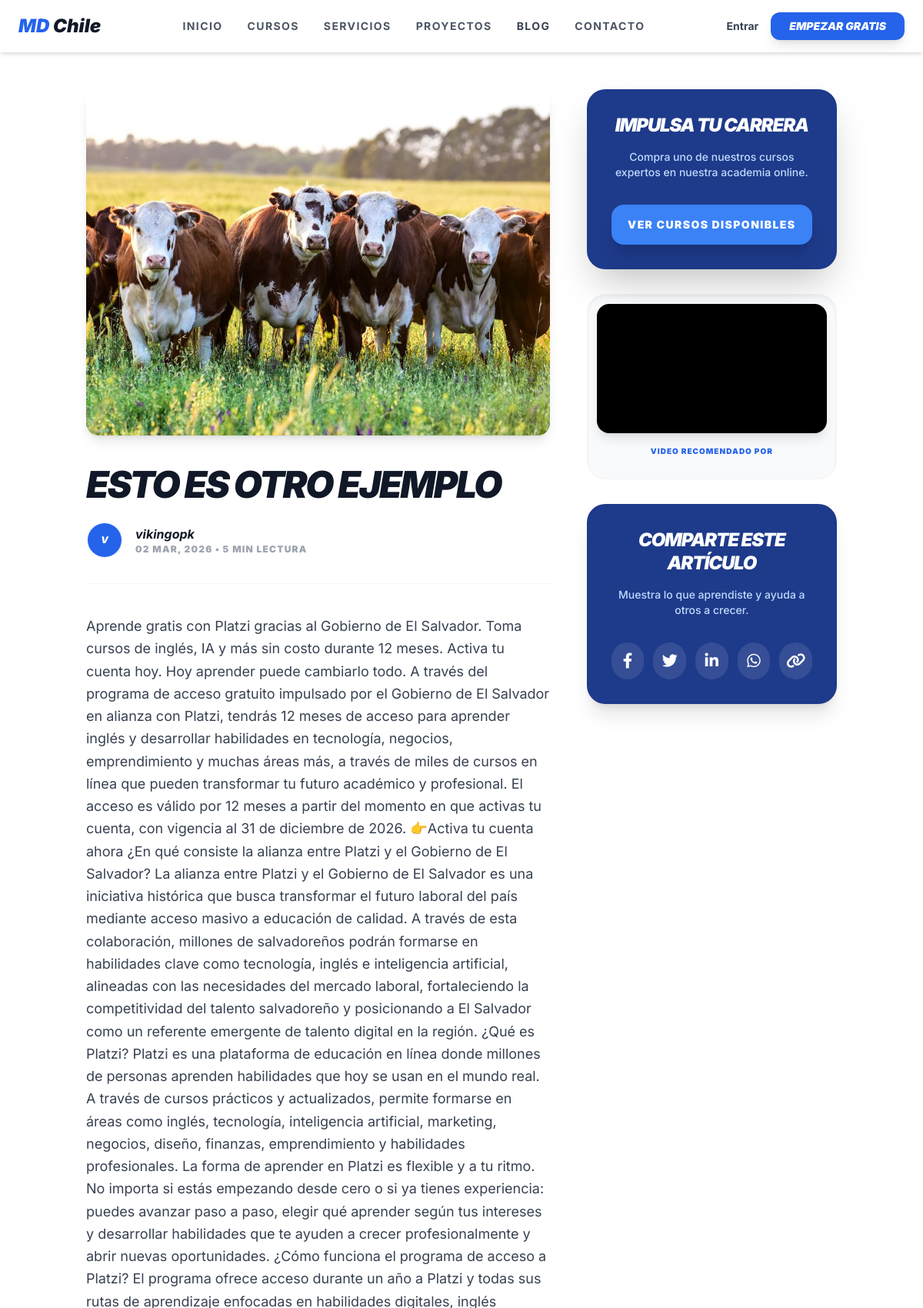
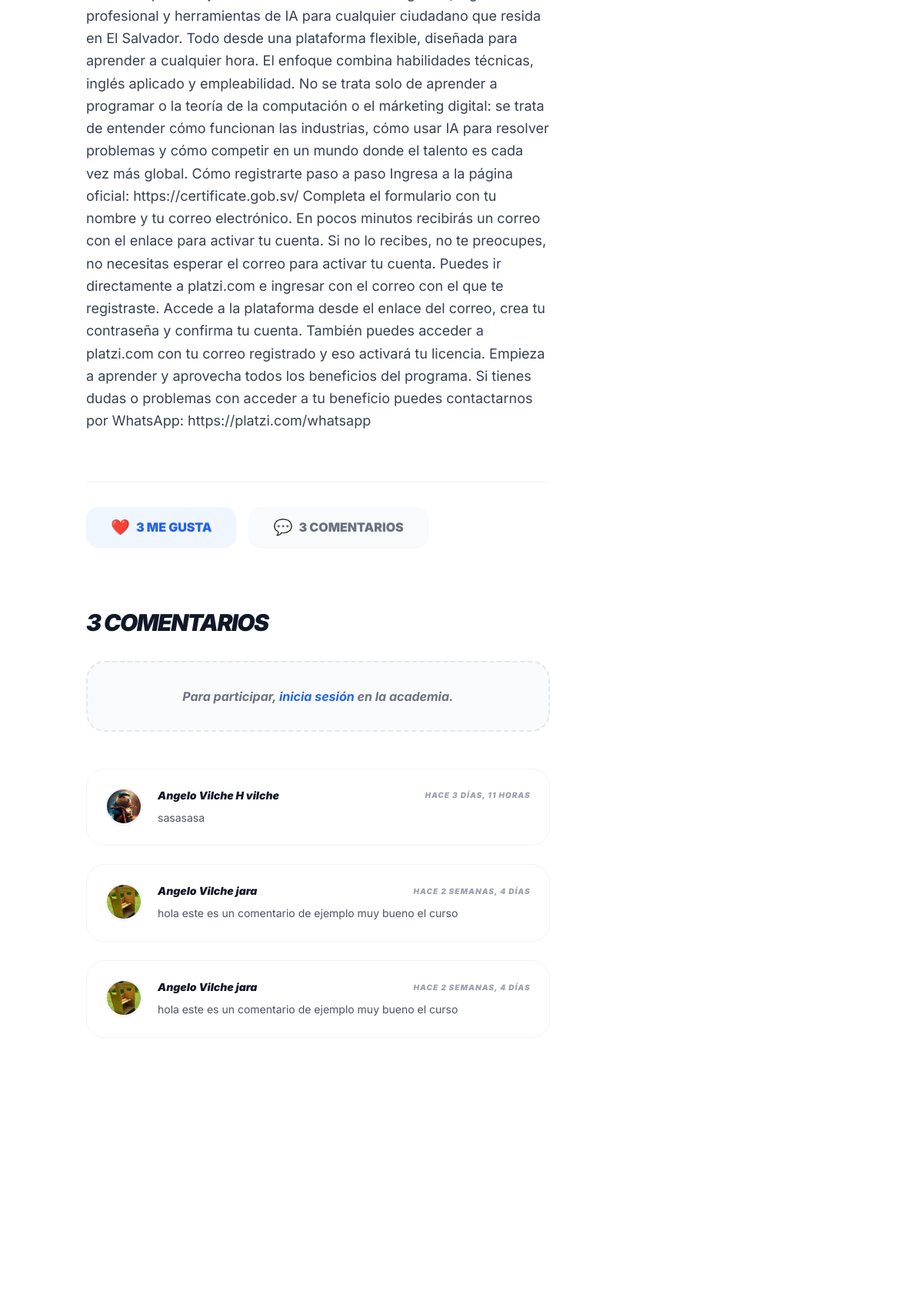
Page /blog/esto-es-otro-ejemplo/ (upper part) on the committed database (2 pictures, top to bottom).
### agency/models.py (models this page shows, shortened)
class Post(models.Model):
    title = models.CharField(max_length=200, verbose_name="Título del Artículo")
    slug = models.SlugField(unique=True, blank=True)
    content = models.TextField(verbose_name="Contenido (HTML permitido)")
    image = models.ImageField(upload_to='blog/', verbose_name="Imagen de Portada")
    video_url = models.URLField(blank=True, null=True, verbose_name="URL Video Lateral (YouTube)")
    author = models.ForeignKey(
        settings.AUTH_USER_MODEL,
        on_delete=models.CASCADE,
        verbose_name="Autor"
    )
    created_at = models.DateTimeField(auto_now_add=True)
    is_published = models.BooleanField(default=True, verbose_name="¿Publicado?")
    likes_count = models.PositiveIntegerField(default=0, verbose_name="Me gusta")
    comments_count = models.PositiveIntegerField(default=0, verbose_name="Comentarios")
    reading_time = models.PositiveIntegerField(default=5, verbose_name="Minutos de lectura")
    class Meta:
        ordering = ['-created_at']
        verbose_name = "Artículo"
        verbose_name_plural = "Blog - Artículos"
    @property
    def get_video_embed_url(self):
        if self.video_url:
            if 'youtu.be' in self.video_url:
                video_id = self.video_url.split('/')[-1]
                return f"https://www.youtube.com/embed/{video_id}"
            elif 'watch?v=' in self.video_url:
                video_id = self.video_url.split('v=')[-1].split('&')[0]
                return f"https://www.youtube.com/embed/{video_id}"
            return self.video_url
        return None

class Comment(models.Model):
    post = models.ForeignKey(Post, on_delete=models.CASCADE, related_name='comments_list')
    user = models.ForeignKey(settings.AUTH_USER_MODEL, on_delete=models.CASCADE)
    content = models.TextField(verbose_name="Comentario")
    created_at = models.DateTimeField(auto_now_add=True)
    class Meta:
        ordering = ['-created_at']
        verbose_name = "Comentario"
        verbose_name_plural = "Comentarios"
    image = models.ImageField(upload_to='testimonials/', null=True, blank=True)

### users/models.py (models this page shows, shortened)
class User(AbstractUser):
    is_client = models.BooleanField(default=True)
    is_admin_user = models.BooleanField(default=False)
    profile_picture = models.ImageField(upload_to='users/profiles/', null=True, blank=True)
    bio = models.TextField(max_length=500, blank=True)
    rut = models.CharField(max_length=12, blank=True, null=True)
    linkedin_url = models.URLField(blank=True, null=True)

### courses/views.py (the view)
# urls.py: path('blog/<slug:slug>/', views.blog_detail, name='blog_detail'),
def blog_detail(request, slug): return render(request, 'agency/blog_detail.html', {'post': get_object_or_404(Post, slug=slug, is_published=True)})

### agency/templatetags/social_share.py (called while the page is built)
@register.simple_tag
def share_link(platform, url, title):
    encoded_url = quote(url)
    encoded_title = quote(title)
    links = {
        'facebook': f'https://www.facebook.com/sharer/sharer.php?u={encoded_url}',
        'twitter': f'https://twitter.com/intent/tweet?url={encoded_url}&text={encoded_title}',
        'linkedin': f'https://www.linkedin.com/shareArticle?mini=true&url={encoded_url}&title={encoded_title}',
        'whatsapp': f'https://api.whatsapp.com/send?text={encoded_title}%20{encoded_url}',
    }
    return links.get(platform, '#')

### templates/agency/blog_detail.html (shortened to what this page needs)
{% extends 'base.html' %}
{% load social_share %}
{% block content %}
<div class="bg-white min-h-screen">
    <div class="container mx-auto px-6 py-12">
        <div class="flex flex-col lg:flex-row gap-12">
            <article class="lg:w-2/3">
                {% if post.image %}
                    <img src="{{ post.image.url }}" class="w-full h-[450px] object-cover rounded-2xl mb-10 shadow-lg" alt="{{ post.title }}">
                {% endif %}
                <h1 class="text-4xl md:text-5xl font-black text-gray-900 mb-6 italic uppercase tracking-tighter">
                    {{ post.title }}
                </h1>
                <div class="flex items-center space-x-4 mb-10 border-b border-gray-100 pb-8">
                    <div class="w-12 h-12 rounded-full overflow-hidden border-2 border-blue-50">
                        {% if post.author.profile_picture %}
                            <img src="{{ post.author.profile_picture.url }}" class="w-full h-full object-cover">
                        {% else %}
                            <div class="w-full h-full bg-blue-600 flex items-center justify-center text-white font-black italic text-xs">
                                {{ post.author.username|slice:":1"|upper }}
                            </div>
                        {% endif %}
                    </div>
                    <div>
                        <p class="text-gray-900 font-bold italic">{{ post.author.get_full_name|default:post.author.username }}</p>
                        <p class="text-gray-400 text-xs font-black uppercase tracking-widest">
                            {{ post.created_at|date:"d M, Y" }} • {{ post.reading_time }} min lectura
                        </p>
                    </div>
                </div>
                <div class="prose prose-blue max-w-none text-gray-700 text-lg leading-relaxed mb-16">
                    {{ post.content|safe }}
                </div>
                <div class="mt-16 pt-8 border-t border-gray-100 flex items-center space-x-4">
                    <a href="{% url 'post_like' post.id %}" class="flex items-center bg-blue-50 text-blue-600 px-8 py-3 rounded-2xl font-black transition hover:scale-105 active:scale-95 shadow-sm">
                        <span class="mr-2 text-xl">❤️</span> {{ post.likes_count }} ME GUSTA
                    </a>
                    <div class="flex items-center bg-gray-50 text-gray-500 px-8 py-3 rounded-2xl font-black shadow-sm">
                        <span class="mr-2 text-xl">💬</span> {{ post.comments_count }} COMENTARIOS
                    </div>
                </div>
                <div class="mt-20">
                    <h3 class="text-3xl font-black text-gray-900 mb-8 italic uppercase tracking-tighter">
                        {{ post.comments_list.count }} Comentarios
                    </h3>
                    {% if user.is_authenticated %}
                    <div class="bg-blue-900 rounded-3xl p-1 mb-12 shadow-xl overflow-hidden">
                        <form action="{% url 'add_comment' post.id %}" method="POST" class="flex flex-col md:flex-row items-center p-2 gap-4">
                            {% csrf_token %}
                            <div class="flex-grow w-full relative group">
                                <input type="text" name="content" placeholder="Escribe tu comentario aquí..."
                                       class="w-full bg-blue-950/50 border-2 border-transparent rounded-2xl px-6 py-4 text-white placeholder-blue-300/50 focus:bg-blue-950 focus:border-blue-500 focus:ring-0 outline-none transition-all duration-300">
                                <div class="absolute bottom-0 left-0 h-0.5 bg-blue-400 w-0 group-focus-within:w-full transition-all duration-500 rounded-full"></div>
                            </div>
                            <button type="submit" class="w-full md:w-auto bg-blue-600 hover:bg-blue-500 text-white font-black px-10 py-4 rounded-2xl transition transform hover:scale-105 active:scale-95 uppercase tracking-widest text-xs shadow-lg">
                                Comentar
                            </button>
                        </form>
                    </div>
                    {% else %}
                    <div class="bg-gray-50 rounded-3xl p-8 text-center mb-12 border-2 border-dashed border-gray-200">
                        <p class="text-gray-500 font-bold italic">
                            Para participar, <a href="{% url 'account_login' %}" class="text-blue-600 hover:underline">inicia sesión</a> en la academia.
                        </p>
                    </div>
                    {% endif %}
                    <div class="space-y-6">
                        {% for comment in post.comments_list.all %}
                        <div class="bg-white rounded-3xl p-6 border border-gray-100 flex gap-5 transition hover:bg-gray-50 duration-300">
                            <div class="w-12 h-12 rounded-full overflow-hidden border-2 border-blue-50 flex-shrink-0 shadow-sm">
                                {% if comment.user.profile_picture %}
                                    <img src="{{ comment.user.profile_picture.url }}" class="w-full h-full object-cover">
                                {% else %}
                                    <div class="w-full h-full bg-blue-900 flex items-center justify-center text-white font-black italic text-xs uppercase">
                                        {{ comment.user.username|slice:":1" }}
                                    </div>
                                {% endif %}
                            </div>
                            <div class="flex-grow">
                                <div class="flex items-center justify-between mb-2">
                                    <span class="font-black text-gray-900 italic text-sm">{{ comment.user.get_full_name|default:comment.user.username }}</span>
                                    <span class="text-[10px] font-black text-gray-400 uppercase tracking-widest italic">hace {{ comment.created_at|timesince }}</span>
                                </div>
                                <p class="text-gray-600 text-sm leading-relaxed">{{ comment.content }}</p>
                            </div>
                        </div>
                        {% empty %}
                        <div class="py-12 text-center">
                            <p class="text-gray-400 font-bold italic uppercase tracking-tighter text-sm">Sé el primero en dejar un comentario</p>
                        </div>
                        {% endfor %}
                    </div>
                </div>
            </article>
            <aside class="lg:w-1/3 space-y-8">
                <div class="bg-blue-900 rounded-3xl p-8 text-white shadow-2xl relative overflow-hidden">
                    <div class="relative z-10 text-center">
                        <h3 class="text-2xl font-black mb-4 italic tracking-tighter leading-tight uppercase">Impulsa tu carrera</h3>
                        <p class="text-blue-200 text-sm mb-8 font-medium">Compra uno de nuestros cursos expertos en nuestra academia online.</p>
                        <a href="{% url 'services_list' %}" class="block w-full bg-blue-500 hover:bg-blue-400 text-white font-black py-4 rounded-2xl transition transform hover:scale-105 shadow-xl uppercase tracking-widest text-sm">
                            Ver Cursos Disponibles
                        </a>
                    </div>
                </div>
                {% if post.video_url %}
                <div class="bg-gray-50 rounded-3xl p-3 shadow-inner border border-gray-100">
                    <div class="aspect-video rounded-2xl overflow-hidden shadow-lg bg-black">
                        <iframe class="w-full h-full"
                                src="{{ post.get_video_embed_url|safe }}"
                                frameborder="0"
                                allow="accelerometer; autoplay; clipboard-write; encrypted-media; gyroscope; picture-in-picture"
                                allowfullscreen></iframe>
                    </div>
                    <div class="p-4">
                        <p class="text-[10px] font-black text-blue-600 uppercase tracking-widest text-center">
                            Video recomendado por {{ post.author.first_name }}
                        </p>
                    </div>
                </div>
                {% endif %}
                <div class="bg-blue-900 rounded-3xl p-8 text-white shadow-xl relative overflow-hidden">
                    <div class="relative z-10 text-center">
                        <h3 class="text-2xl font-black mb-4 italic tracking-tighter leading-tight uppercase">
                            Comparte este artículo
                        </h3>
                        <p class="text-blue-200 text-sm mb-8 font-medium">
                            Muestra lo que aprendiste y ayuda a otros a crecer.
                        </p>
                        <div class="flex items-center justify-center space-x-3">
                            {% share_link 'facebook' request.build_absolute_uri post.title as fb_link %}
                            <a href="{{ fb_link }}" target="_blank" class="w-12 h-12 bg-white/10 rounded-full flex items-center justify-center text-xl transition hover:bg-white hover:text-blue-900">
                                <i class="fab fa-facebook-f"></i>
                            </a>
                            {% share_link 'twitter' request.build_absolute_uri post.title as x_link %}
                            <a href="{{ x_link }}" target="_blank" class="w-12 h-12 bg-white/10 rounded-full flex items-center justify-center text-xl transition hover:bg-white hover:text-blue-900">
                                <i class="fab fa-twitter"></i>
                            </a>
                            {% share_link 'linkedin' request.build_absolute_uri post.title as li_link %}
                            <a href="{{ li_link }}" target="_blank" class="w-12 h-12 bg-white/10 rounded-full flex items-center justify-center text-xl transition hover:bg-white hover:text-blue-900">
                                <i class="fab fa-linkedin-in"></i>
                            </a>
                            {% share_link 'whatsapp' request.build_absolute_uri post.title as wa_link %}
                            <a href="{{ wa_link }}" target="_blank" class="w-12 h-12 bg-white/10 rounded-full flex items-center justify-center text-xl transition hover:bg-white hover:text-blue-900">
                                <i class="fab fa-whatsapp"></i>
                            </a>
                            <button id="copy-btn" class="w-12 h-12 bg-white/10 rounded-full flex items-center justify-center text-xl transition hover:bg-white hover:text-blue-900"
                                    data-url="{{ request.build_absolute_uri }}">
                                <i class="fas fa-link"></i>
                            </button>
                        </div>
                    </div>
                </div>
            </aside>
        </div>
    </div>
</div>
{% endblock %}

### templates/base.html (style rules this page uses)
body { font-family: 'Inter', sans-serif; }

### rows in the picture
Post: image (picture), title "ESTO ES OTRO EJEMPLO", author.username "V", author.get_full_name "vikingopk", created_at "02 MAR, 2026", reading_time "5", content "Aprende gratis con Platzi gracias al Gobierno de El Salvador. Toma cursos de inglés, IA y más sin costo durante 12 meses. Activa tu cuenta hoy. Hoy aprender puede cambiarlo todo. A través del programa de acceso gratuito impulsado por el Gobierno de El Salvador en alianza con Platzi, tendrás 12 meses de acceso para aprender inglés y desarrollar habilidades en tecnología, negocios, emprendimiento y muchas áreas más, a través de miles de cursos en línea que pueden transformar tu futuro académico y profesional. El acceso es válido por 12 meses a partir del momento en que activas tu cuenta, con vigencia al 31 de diciembre de 2026. 👉Activa tu cuenta ahora ¿En qué consiste la alianza entre Platzi…", likes_count "3", comments_count "3", comments_list.count "3"
Comment: user.profile_picture (picture), user.get_full_name "Angelo Vilche H vilche", created_at "3 DÍAS, 11 HORAS", content "sasasasa"
Comment: user.profile_picture (picture), user.get_full_name "Angelo Vilche jara", created_at "2 SEMANAS, 4 DÍAS", content "hola este es un comentario de ejemplo muy bueno el curso"
Comment: user.profile_picture (picture), user.get_full_name "Angelo Vilche jara", created_at "2 SEMANAS, 4 DÍAS", content "hola este es un comentario de ejemplo muy bueno el curso"
